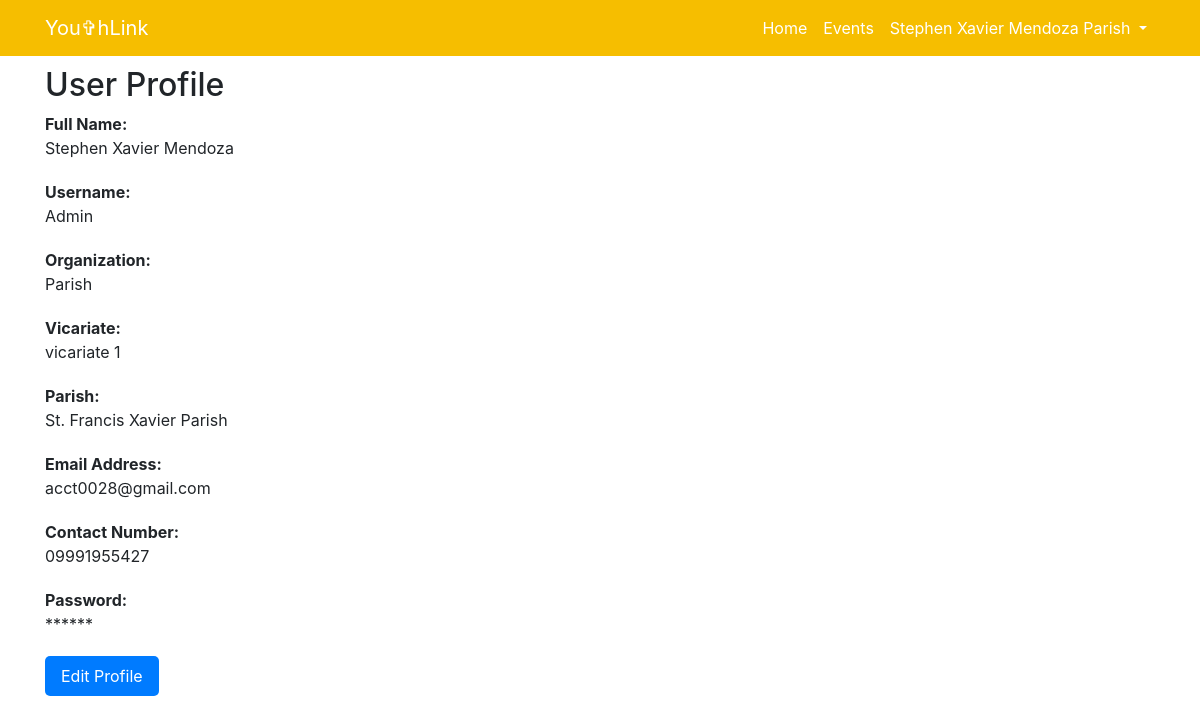
Page /profile-member.php (signed in) on the committed database.
### tables this page shows
CREATE TABLE `user_data` (
  `id` int(50) NOT NULL,
  `name` varchar(50) NOT NULL,
  `username` varchar(50) NOT NULL,
  `organization` varchar(50) NOT NULL,
  `vicariate` varchar(100) NOT NULL,
  `parish` varchar(100) NOT NULL,
  `email` varchar(50) NOT NULL,
  `cnumber` varchar(13) NOT NULL,
  `password` varchar(50) NOT NULL
);

### profile-member.php (the view, shortened to what this page needs)
<!DOCTYPE html>
<html lang="en">
<head>
  <link rel="stylesheet" href="https://stackpath.bootstrapcdn.com/bootstrap/4.5.0/css/bootstrap.min.css">
</head>
<body>
  <?php include 'header.php'; ?>
  <?php
$servername = "localhost";
$dbUsername = "root";
$dbPassword = "";
$dbname = "youthlink";
$conn = new mysqli($servername, $dbUsername, $dbPassword, $dbname);
$id = $_SESSION['id'];
$sql = "SELECT * FROM user_data WHERE id = $id";
$result = $conn->query($sql);
if ($result->num_rows > 0) {
    $row = $result->fetch_assoc();
    echo "<section class='section profile-section'>";
    echo "<div class='container'>";
    echo "<h2 class='section-title'>User Profile</h2>";
    echo "<div class='profile-card'>";
    echo "<div class='profile-label'>Full Name:</div>";
    echo "<div class='profile-info' id='profileFullName'>" . $row["name"] . "</div>";
    echo "</div>";
    echo "<div class='profile-card'>";
    echo "<div class='profile-label'>Username:</div>";
    echo "<div class='profile-info' id='profileUsername'>" . $row["username"] . "</div>";
    echo "</div>";
    echo "<div class='profile-card'>";
    echo "<div class='profile-label'>Organization:</div>";
    echo "<div class='profile-info' id='profileOrganization'>" . $row["organization"] . "</div>";
    echo "</div>";
    echo "<div class='profile-card'>";
    echo "<div class='profile-label'>Vicariate:</div>";
    echo "<div class='profile-info' id='profileVicariate'>" . $row["vicariate"] . "</div>";
    echo "</div>";
    echo "<div class='profile-card'>";
    echo "<div class='profile-label'>Parish:</div>";
    echo "<div class='profile-info' id='profileParish'>" . $row["parish"] . "</div>";
    echo "</div>";
    echo "<div class='profile-card'>";
    echo "<div class='profile-label'>Email Address:</div>";
    echo "<div class='profile-info' id='profileEmail'>" . $row["email"] . "</div>";
    echo "</div>";
    echo "<div class='profile-card'>";
    echo "<div class='profile-label'>Contact Number:</div>";
    echo "<div class='profile-info' id='profileContactNumber'>" . $row["cnumber"] . "</div>";
    echo "</div>";
    echo "<div class='profile-card'>";
    echo "<div class='profile-label'>Password:</div>";
    echo "<div class='profile-info' id='profilePassword'>******</div>";
    echo "</div>";
    echo "<button class='edit-button' id='editProfileBtn'>Edit Profile</button>";
    echo "</div></section>";
} else {
    echo "No results found for the current user.";
}
?>
</body>
</html>

### header.php (shortened to what this page needs)
<?php
    $servername = "localhost";
    $dbUsername = "root";
    $dbPassword = "";
    $dbname = "youthlink";
    $conn = new mysqli($servername, $dbUsername, $dbPassword, $dbname);
    $id = $_SESSION['id'];
    $sql = "SELECT * FROM user_data WHERE id = $id";
    $result = $conn->query($sql);
    if ($result->num_rows > 0) {
        $row = $result->fetch_assoc();
    } else {
        $loginText = 'Login';
    }
?>
<!DOCTYPE html>
<html lang="en">
<head>
  <link rel="stylesheet" href="https://stackpath.bootstrapcdn.com/bootstrap/4.5.0/css/bootstrap.min.css">
  <link rel="stylesheet" href="https://cdn.jsdelivr.net/npm/bootstrap@4.6.2/dist/css/bootstrap.min.css">
</head>
<body>
  <nav class="navbar navbar-expand-lg">
    <div class="container">
      <a class="navbar-brand" href="index.html">You✞hLink</a>
      <div class="collapse navbar-collapse" id="navbarNav">
        <ul class="navbar-nav ml-auto">
          <li class="nav-item">
            <a class="nav-link" href="index.html">Home</a>
          </li>
          <li class="nav-item">
            <a class="nav-link" href="events-member.php">Events</a>
          </li>
          <li class="dropdown">
            <a class="nav-link dropdown-toggle username" href="#" role="button" id="dropdownMenuLink" data-toggle="dropdown" aria-haspopup="true" aria-expanded="false">
                <?php echo $row["name"]?>
                <?php echo $row["organization"]?>
            </a>
          </li>
        </ul>
      </div>
    </div>
  </nav>
</body>
</html>

### profile-member.php (style rules this page uses)
body { background-color: #f8f8f8; color: #333333; margin-bottom: 10px; }
.navbar { background-color: #F6BE00; }
.navbar-brand { color: #fff; }
.nav-link { color: #fff; }
.profile-section { padding: 10px 0; }
.profile-card { text-align: left; margin-bottom: 20px; }
.profile-label { font-weight: bold; }
.profile-info { margin-bottom: 10px; }
.edit-button, .show-password-button { background-color: #007bff; color: #fff; border: none; padding: 8px 16px; border-radius: 5px; cursor: pointer; }

### header.php (style rules this page uses)
.username { color: white; background: none; border: none; }

### rows in the picture
user_data: name "Stephen Xavier Mendoza", organization "Parish", username "Admin", vicariate "vicariate 1", parish "St. Francis Xavier Parish", email "acct0028@gmail.com", cnumber "09991955427"
